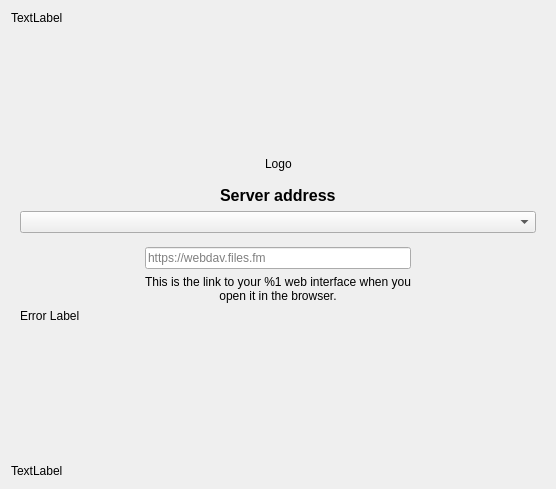
<?xml version="1.0" encoding="UTF-8"?>
<ui version="4.0">
 <class>OwncloudSetupPage</class>
 <widget class="QWidget" name="OwncloudSetupPage">
  <property name="geometry">
   <rect>
    <x>0</x>
    <y>0</y>
    <width>556</width>
    <height>489</height>
   </rect>
  </property>
  <property name="sizePolicy">
   <sizepolicy hsizetype="Preferred" vsizetype="Preferred">
    <horstretch>0</horstretch>
    <verstretch>0</verstretch>
   </sizepolicy>
  </property>
  <property name="windowTitle">
   <string notr="true">Form</string>
  </property>
  <property name="autoFillBackground">
   <bool>false</bool>
  </property>
  <property name="styleSheet">
   <string notr="true"/>
  </property>
  <layout class="QVBoxLayout" name="verticalLayout_2">
   <item>
    <widget class="QLabel" name="topLabel">
     <property name="text">
      <string>TextLabel</string>
     </property>
    </widget>
   </item>
   <item>
    <spacer name="verticalSpacer">
     <property name="orientation">
      <enum>Qt::Vertical</enum>
     </property>
     <property name="sizeType">
      <enum>QSizePolicy::Expanding</enum>
     </property>
     <property name="sizeHint" stdset="0">
      <size>
       <width>20</width>
       <height>80</height>
      </size>
     </property>
    </spacer>
   </item>
   <item>
    <layout class="QHBoxLayout" name="horizontalLayout_4">
     <property name="topMargin">
      <number>0</number>
     </property>
     <item>
      <spacer name="horizontalSpacer_3">
       <property name="orientation">
        <enum>Qt::Horizontal</enum>
       </property>
       <property name="sizeHint" stdset="0">
        <size>
         <width>0</width>
         <height>0</height>
        </size>
       </property>
      </spacer>
     </item>
     <item>
      <widget class="QLabel" name="logoLabel">
       <property name="text">
        <string>Logo</string>
       </property>
      </widget>
     </item>
     <item>
      <spacer name="horizontalSpacer_4">
       <property name="orientation">
        <enum>Qt::Horizontal</enum>
       </property>
       <property name="sizeHint" stdset="0">
        <size>
         <width>0</width>
         <height>0</height>
        </size>
       </property>
      </spacer>
     </item>
    </layout>
   </item>
   <item>
    <spacer name="verticalSpacer_5">
     <property name="orientation">
      <enum>Qt::Vertical</enum>
     </property>
     <property name="sizeType">
      <enum>QSizePolicy::Minimum</enum>
     </property>
     <property name="sizeHint" stdset="0">
      <size>
       <width>0</width>
       <height>0</height>
      </size>
     </property>
    </spacer>
   </item>
   <item>
    <widget class="QWidget" name="login" native="true">
     <property name="sizePolicy">
      <sizepolicy hsizetype="Minimum" vsizetype="Expanding">
       <horstretch>0</horstretch>
       <verstretch>0</verstretch>
      </sizepolicy>
     </property>
     <property name="minimumSize">
      <size>
       <width>0</width>
       <height>80</height>
      </size>
     </property>
     <property name="styleSheet">
      <string notr="true"/>
     </property>
     <layout class="QHBoxLayout" name="horizontalLayout_2">
      <item>
       <layout class="QHBoxLayout" name="serverBox">
        <property name="spacing">
         <number>0</number>
        </property>
        <property name="sizeConstraint">
         <enum>QLayout::SetDefaultConstraint</enum>
        </property>
        <item>
         <layout class="QVBoxLayout" name="verticalLayout">
          <property name="spacing">
           <number>6</number>
          </property>
          <item>
           <spacer name="verticalSpacer_2">
            <property name="orientation">
             <enum>Qt::Vertical</enum>
            </property>
            <property name="sizeType">
             <enum>QSizePolicy::Minimum</enum>
            </property>
            <property name="sizeHint" stdset="0">
             <size>
              <width>0</width>
              <height>0</height>
             </size>
            </property>
           </spacer>
          </item>
          <item>
           <layout class="QHBoxLayout" name="horizontalLayout">
            <property name="topMargin">
             <number>0</number>
            </property>
            <item>
             <spacer name="horizontalSpacer_7">
              <property name="orientation">
               <enum>Qt::Horizontal</enum>
              </property>
              <property name="sizeHint" stdset="0">
               <size>
                <width>0</width>
                <height>0</height>
               </size>
              </property>
             </spacer>
            </item>
            <item>
             <widget class="QLabel" name="serverAddressLabel">
              <property name="font">
               <font>
                <pointsize>12</pointsize>
                <weight>75</weight>
                <bold>true</bold>
               </font>
              </property>
              <property name="text">
               <string>Server address</string>
              </property>
             </widget>
            </item>
            <item>
             <spacer name="horizontalSpacer_8">
              <property name="orientation">
               <enum>Qt::Horizontal</enum>
              </property>
              <property name="sizeHint" stdset="0">
               <size>
                <width>0</width>
                <height>0</height>
               </size>
              </property>
             </spacer>
            </item>
           </layout>
          </item>
          <item>
           <widget class="QComboBox" name="comboBox"/>
          </item>
          <item>
           <layout class="QHBoxLayout" name="horizontalLayout_5">
            <property name="topMargin">
             <number>0</number>
            </property>
            <item>
             <spacer name="horizontalSpacer_2">
              <property name="orientation">
               <enum>Qt::Horizontal</enum>
              </property>
              <property name="sizeType">
               <enum>QSizePolicy::Expanding</enum>
              </property>
              <property name="sizeHint" stdset="0">
               <size>
                <width>80</width>
                <height>0</height>
               </size>
              </property>
             </spacer>
            </item>
            <item>
             <layout class="QVBoxLayout" name="verticalLayout_5">
              <property name="topMargin">
               <number>8</number>
              </property>
              <property name="rightMargin">
               <number>0</number>
              </property>
              <item>
               <widget class="OCC::PostfixLineEdit" name="leUrl">
                <property name="sizePolicy">
                 <sizepolicy hsizetype="Minimum" vsizetype="Fixed">
                  <horstretch>0</horstretch>
                  <verstretch>0</verstretch>
                 </sizepolicy>
                </property>
                <property name="minimumSize">
                 <size>
                  <width>200</width>
                  <height>0</height>
                 </size>
                </property>
                <property name="placeholderText">
                 <string notr="true">https://webdav.files.fm</string>
                </property>
               </widget>
              </item>
              <item>
               <widget class="QLabel" name="serverAddressDescriptionLabel">
                <property name="sizePolicy">
                 <sizepolicy hsizetype="Preferred" vsizetype="Preferred">
                  <horstretch>0</horstretch>
                  <verstretch>0</verstretch>
                 </sizepolicy>
                </property>
                <property name="text">
                 <string>This is the link to your %1 web interface when you open it in the browser.</string>
                </property>
                <property name="alignment">
                 <set>Qt::AlignCenter</set>
                </property>
                <property name="wordWrap">
                 <bool>true</bool>
                </property>
               </widget>
              </item>
             </layout>
            </item>
            <item>
             <spacer name="horizontalSpacer">
              <property name="orientation">
               <enum>Qt::Horizontal</enum>
              </property>
              <property name="sizeType">
               <enum>QSizePolicy::Expanding</enum>
              </property>
              <property name="sizeHint" stdset="0">
               <size>
                <width>80</width>
                <height>0</height>
               </size>
              </property>
             </spacer>
            </item>
           </layout>
          </item>
          <item>
           <widget class="QLabel" name="errorLabel">
            <property name="sizePolicy">
             <sizepolicy hsizetype="MinimumExpanding" vsizetype="MinimumExpanding">
              <horstretch>0</horstretch>
              <verstretch>0</verstretch>
             </sizepolicy>
            </property>
            <property name="text">
             <string notr="true">Error Label</string>
            </property>
            <property name="textFormat">
             <enum>Qt::RichText</enum>
            </property>
            <property name="openExternalLinks">
             <bool>true</bool>
            </property>
           </widget>
          </item>
          <item>
           <layout class="QHBoxLayout" name="progressLayout"/>
          </item>
          <item>
           <spacer name="verticalSpacer_3">
            <property name="orientation">
             <enum>Qt::Vertical</enum>
            </property>
            <property name="sizeType">
             <enum>QSizePolicy::MinimumExpanding</enum>
            </property>
            <property name="sizeHint" stdset="0">
             <size>
              <width>0</width>
              <height>0</height>
             </size>
            </property>
           </spacer>
          </item>
         </layout>
        </item>
       </layout>
      </item>
     </layout>
    </widget>
   </item>
   <item>
    <spacer name="verticalSpacer_4">
     <property name="orientation">
      <enum>Qt::Vertical</enum>
     </property>
     <property name="sizeType">
      <enum>QSizePolicy::MinimumExpanding</enum>
     </property>
     <property name="sizeHint" stdset="0">
      <size>
       <width>0</width>
       <height>0</height>
      </size>
     </property>
    </spacer>
   </item>
   <item>
    <widget class="QLabel" name="bottomLabel">
     <property name="text">
      <string>TextLabel</string>
     </property>
    </widget>
   </item>
   <item>
    <layout class="QHBoxLayout" name="horizontalLayout_3">
     <property name="bottomMargin">
      <number>0</number>
     </property>
    </layout>
   </item>
  </layout>
 </widget>
 <customwidgets>
  <customwidget>
   <class>OCC::PostfixLineEdit</class>
   <extends>QLineEdit</extends>
   <header>wizard/postfixlineedit.h</header>
  </customwidget>
 </customwidgets>
 <resources/>
 <connections/>
</ui>
